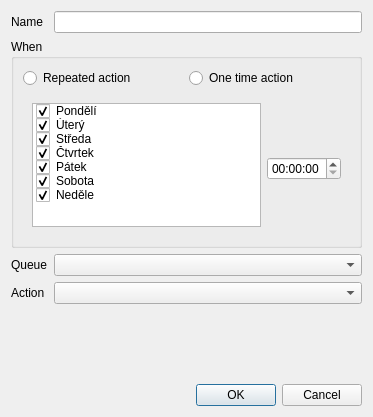
<?xml version="1.0" encoding="UTF-8"?>
<ui version="4.0">
 <class>ScheduledActionDlg</class>
 <widget class="QDialog" name="ScheduledActionDlg">
  <property name="geometry">
   <rect>
    <x>0</x>
    <y>0</y>
    <width>373</width>
    <height>417</height>
   </rect>
  </property>
  <property name="windowTitle">
   <string>Scheduled action</string>
  </property>
  <layout class="QGridLayout" name="gridLayout_5">
   <item row="0" column="0">
    <widget class="QLabel" name="label_3">
     <property name="text">
      <string>Name</string>
     </property>
    </widget>
   </item>
   <item row="0" column="1">
    <widget class="QLineEdit" name="lineName"/>
   </item>
   <item row="1" column="0" colspan="2">
    <widget class="QGroupBox" name="groupBox">
     <property name="title">
      <string>When</string>
     </property>
     <layout class="QGridLayout" name="gridLayout_3">
      <item row="0" column="0">
       <widget class="QRadioButton" name="radioRepeated">
        <property name="text">
         <string>Repeated action</string>
        </property>
       </widget>
      </item>
      <item row="0" column="1">
       <widget class="QRadioButton" name="radioOneTime">
        <property name="text">
         <string>One time action</string>
        </property>
       </widget>
      </item>
      <item row="1" column="0" colspan="2">
       <widget class="QStackedWidget" name="stackedWidget">
        <property name="currentIndex">
         <number>0</number>
        </property>
        <widget class="QWidget" name="page">
         <layout class="QGridLayout" name="gridLayout">
          <item row="0" column="0" rowspan="3">
           <widget class="QListWidget" name="listWeekdays">
            <property name="sizePolicy">
             <sizepolicy hsizetype="Expanding" vsizetype="Preferred">
              <horstretch>0</horstretch>
              <verstretch>0</verstretch>
             </sizepolicy>
            </property>
            <item>
             <property name="text">
              <string>Pondělí</string>
             </property>
             <property name="checkState">
              <enum>Checked</enum>
             </property>
             <property name="flags">
              <set>ItemIsSelectable|ItemIsUserCheckable|ItemIsEnabled</set>
             </property>
            </item>
            <item>
             <property name="text">
              <string>Úterý</string>
             </property>
             <property name="checkState">
              <enum>Checked</enum>
             </property>
             <property name="flags">
              <set>ItemIsSelectable|ItemIsUserCheckable|ItemIsEnabled</set>
             </property>
            </item>
            <item>
             <property name="text">
              <string>Středa</string>
             </property>
             <property name="checkState">
              <enum>Checked</enum>
             </property>
             <property name="flags">
              <set>ItemIsSelectable|ItemIsUserCheckable|ItemIsEnabled</set>
             </property>
            </item>
            <item>
             <property name="text">
              <string>Čtvrtek</string>
             </property>
             <property name="checkState">
              <enum>Checked</enum>
             </property>
             <property name="flags">
              <set>ItemIsSelectable|ItemIsUserCheckable|ItemIsEnabled</set>
             </property>
            </item>
            <item>
             <property name="text">
              <string>Pátek</string>
             </property>
             <property name="checkState">
              <enum>Checked</enum>
             </property>
             <property name="flags">
              <set>ItemIsSelectable|ItemIsUserCheckable|ItemIsEnabled</set>
             </property>
            </item>
            <item>
             <property name="text">
              <string>Sobota</string>
             </property>
             <property name="checkState">
              <enum>Checked</enum>
             </property>
             <property name="flags">
              <set>ItemIsSelectable|ItemIsUserCheckable|ItemIsEnabled</set>
             </property>
            </item>
            <item>
             <property name="text">
              <string>Neděle</string>
             </property>
             <property name="checkState">
              <enum>Checked</enum>
             </property>
             <property name="flags">
              <set>ItemIsSelectable|ItemIsUserCheckable|ItemIsEnabled</set>
             </property>
            </item>
           </widget>
          </item>
          <item row="0" column="1">
           <spacer name="verticalSpacer">
            <property name="orientation">
             <enum>Qt::Vertical</enum>
            </property>
            <property name="sizeHint" stdset="0">
             <size>
              <width>20</width>
              <height>56</height>
             </size>
            </property>
           </spacer>
          </item>
          <item row="1" column="1">
           <widget class="QTimeEdit" name="timeEdit">
            <property name="sizePolicy">
             <sizepolicy hsizetype="Expanding" vsizetype="Fixed">
              <horstretch>0</horstretch>
              <verstretch>0</verstretch>
             </sizepolicy>
            </property>
           </widget>
          </item>
          <item row="2" column="1">
           <spacer name="verticalSpacer_2">
            <property name="orientation">
             <enum>Qt::Vertical</enum>
            </property>
            <property name="sizeHint" stdset="0">
             <size>
              <width>20</width>
              <height>55</height>
             </size>
            </property>
           </spacer>
          </item>
         </layout>
        </widget>
        <widget class="QWidget" name="page_2">
         <layout class="QGridLayout" name="gridLayout_2">
          <item row="0" column="0">
           <spacer name="horizontalSpacer">
            <property name="orientation">
             <enum>Qt::Horizontal</enum>
            </property>
            <property name="sizeHint" stdset="0">
             <size>
              <width>88</width>
              <height>20</height>
             </size>
            </property>
           </spacer>
          </item>
          <item row="0" column="1">
           <widget class="QDateTimeEdit" name="dateTimeEdit">
            <property name="displayFormat">
             <string>d.M.yyyy H:mm</string>
            </property>
            <property name="calendarPopup">
             <bool>true</bool>
            </property>
           </widget>
          </item>
          <item row="0" column="2">
           <spacer name="horizontalSpacer_2">
            <property name="orientation">
             <enum>Qt::Horizontal</enum>
            </property>
            <property name="sizeHint" stdset="0">
             <size>
              <width>87</width>
              <height>20</height>
             </size>
            </property>
           </spacer>
          </item>
         </layout>
        </widget>
       </widget>
      </item>
     </layout>
    </widget>
   </item>
   <item row="2" column="0">
    <widget class="QLabel" name="label">
     <property name="text">
      <string>Queue</string>
     </property>
    </widget>
   </item>
   <item row="2" column="1">
    <widget class="QComboBox" name="comboQueue"/>
   </item>
   <item row="3" column="0">
    <widget class="QLabel" name="label_2">
     <property name="text">
      <string>Action</string>
     </property>
    </widget>
   </item>
   <item row="3" column="1">
    <widget class="QComboBox" name="comboAction"/>
   </item>
   <item row="4" column="1">
    <widget class="QStackedWidget" name="stackedArguments">
     <property name="currentIndex">
      <number>0</number>
     </property>
     <widget class="QWidget" name="page_5"/>
     <widget class="QWidget" name="page_3"/>
     <widget class="QWidget" name="page_4">
      <layout class="QGridLayout" name="gridLayout_4">
       <item row="0" column="0">
        <widget class="QLabel" name="label_4">
         <property name="text">
          <string>Download</string>
         </property>
        </widget>
       </item>
       <item row="0" column="1" rowspan="2">
        <widget class="QLineEdit" name="lineDown"/>
       </item>
       <item row="0" column="2">
        <widget class="QLabel" name="label_5">
         <property name="text">
          <string>kB/s</string>
         </property>
        </widget>
       </item>
       <item row="2" column="1">
        <widget class="QLineEdit" name="lineUp"/>
       </item>
       <item row="2" column="2">
        <widget class="QLabel" name="label_7">
         <property name="text">
          <string>kB/s</string>
         </property>
        </widget>
       </item>
       <item row="1" column="0" rowspan="2">
        <widget class="QLabel" name="label_6">
         <property name="text">
          <string>Upload</string>
         </property>
        </widget>
       </item>
      </layout>
     </widget>
    </widget>
   </item>
   <item row="5" column="1">
    <spacer name="verticalSpacer_3">
     <property name="orientation">
      <enum>Qt::Vertical</enum>
     </property>
     <property name="sizeHint" stdset="0">
      <size>
       <width>298</width>
       <height>1</height>
      </size>
     </property>
    </spacer>
   </item>
   <item row="6" column="1">
    <widget class="QDialogButtonBox" name="buttonBox">
     <property name="orientation">
      <enum>Qt::Horizontal</enum>
     </property>
     <property name="standardButtons">
      <set>QDialogButtonBox::Cancel|QDialogButtonBox::Ok</set>
     </property>
    </widget>
   </item>
  </layout>
 </widget>
 <tabstops>
  <tabstop>lineName</tabstop>
  <tabstop>radioRepeated</tabstop>
  <tabstop>radioOneTime</tabstop>
  <tabstop>listWeekdays</tabstop>
  <tabstop>timeEdit</tabstop>
  <tabstop>comboQueue</tabstop>
  <tabstop>comboAction</tabstop>
  <tabstop>buttonBox</tabstop>
  <tabstop>dateTimeEdit</tabstop>
 </tabstops>
 <resources/>
 <connections>
  <connection>
   <sender>buttonBox</sender>
   <signal>accepted()</signal>
   <receiver>ScheduledActionDlg</receiver>
   <slot>accept()</slot>
   <hints>
    <hint type="sourcelabel">
     <x>363</x>
     <y>407</y>
    </hint>
    <hint type="destinationlabel">
     <x>157</x>
     <y>274</y>
    </hint>
   </hints>
  </connection>
  <connection>
   <sender>buttonBox</sender>
   <signal>rejected()</signal>
   <receiver>ScheduledActionDlg</receiver>
   <slot>reject()</slot>
   <hints>
    <hint type="sourcelabel">
     <x>363</x>
     <y>407</y>
    </hint>
    <hint type="destinationlabel">
     <x>286</x>
     <y>274</y>
    </hint>
   </hints>
  </connection>
 </connections>
</ui>
